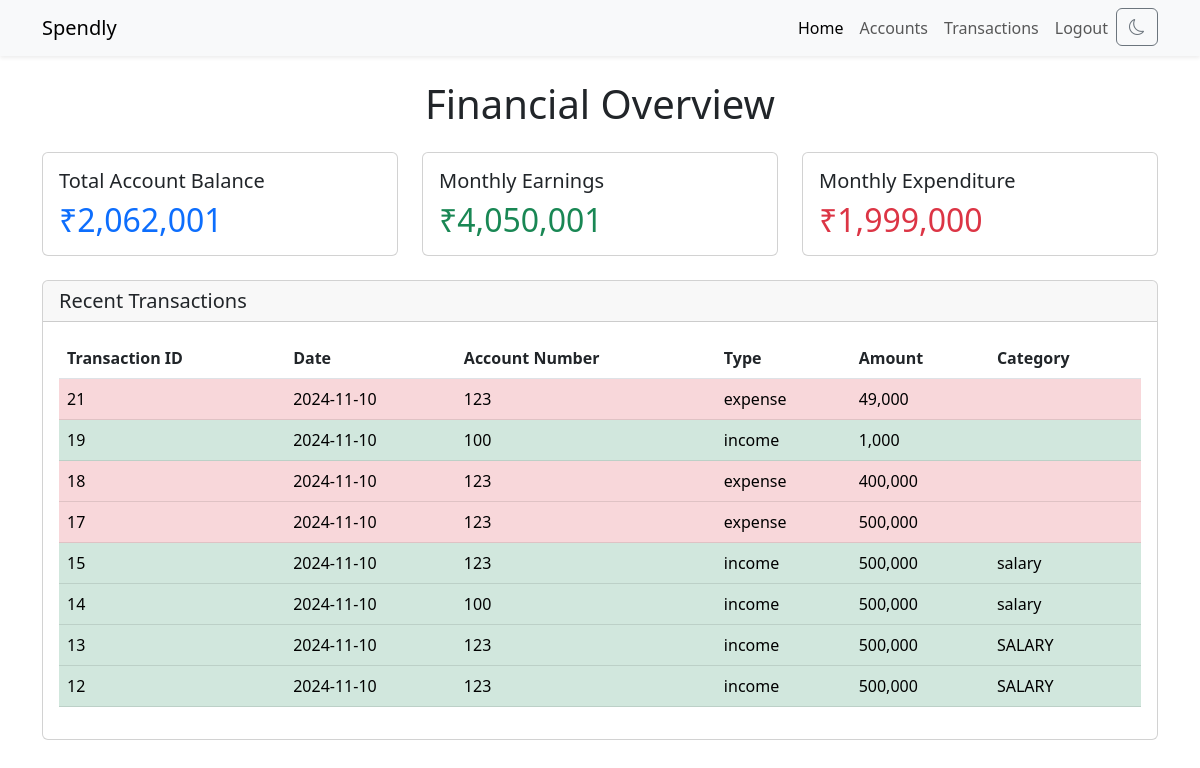
Page / (signed in) on the earlier database version.
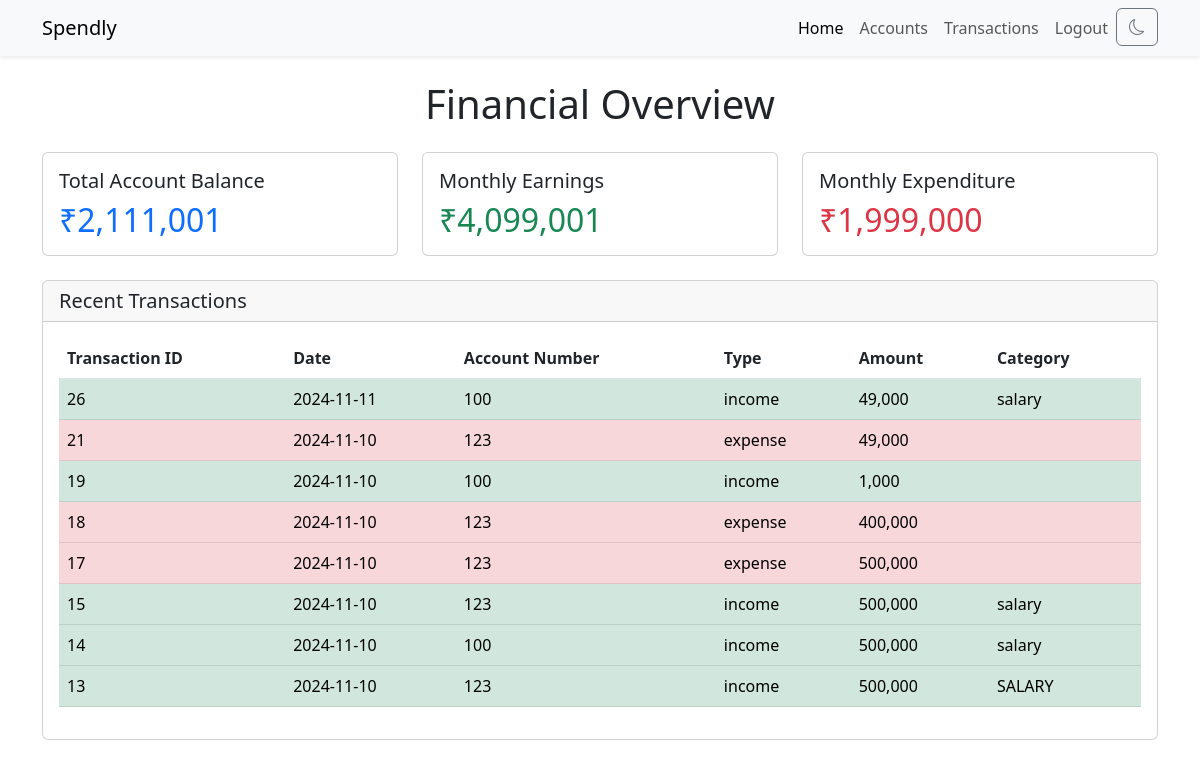
Same page on the later database version.
### app.py (models this page shows, shortened)
class TransactionsTable(db.Model):
    __tablename__ = 'transactions'
    tno = db.Column(db.Integer, primary_key = True, autoincrement = True)
    userid = db.Column(db.Integer, db.ForeignKey("users.id", ondelete='CASCADE'), nullable = False)
    date = db.Column(db.String, nullable = False)
    accno = db.Column(db.Integer, db.ForeignKey("accounts.accno"), nullable = False)
    type = db.Column(db.String, nullable = False)
    amount = db.Column(db.Integer, nullable = False)
    category = db.Column(db.String)

### app.py (the view)
@app.route("/", methods = ["GET", "POST"])
@login_required
def index():
    transactions = TransactionsTable.query.filter_by(userid=current_user.id).order_by(TransactionsTable.date.desc(), TransactionsTable.tno.desc()).all()
    total = sum([i.balance for i in AccountsTable.query.filter_by(userid=current_user.id).all()])
    monthly_income = sum([i.amount if i.type == 'income' else 0 for i in TransactionsTable.query.filter(
        TransactionsTable.userid == current_user.id,
        TransactionsTable.date >= datetime.now() - timedelta(days=30)
    ).all()])
    monthly_expenditure = sum([i.amount if i.type == 'expense' else 0 for i in TransactionsTable.query.filter(
        TransactionsTable.userid == current_user.id,
        TransactionsTable.date >= datetime.now() - timedelta(days=30)
    ).all()])
    return render_template("index.html", transactions=transactions[:8], total=total, monthly_earnings=monthly_income, monthly_expenditure=monthly_expenditure, title='Dashboard')

### app.py (called while the page is built)
@login_manager.user_loader
def load_user(user_id):
    return UsersTable.query.get(int(user_id))

### templates/index.html
{% extends "layout.html" %}
{% block content %}
<div class="container mt-4">
    <h1 class="mb-4 text-center">Financial Overview</h1>
    <div class="row">
        <div class="col-md-4 mb-4">
            <div class="card">
                <div class="card-body">
                    <h5 class="card-title">Total Account Balance</h5>
                    <h2 id="totalBalance" class="card-text text-primary">₹{{"{:,}".format(total)}}</h2>
                </div>
            </div>
        </div>
        <div class="col-md-4 mb-4">
            <div class="card">
                <div class="card-body">
                    <h5 class="card-title">Monthly Earnings</h5>
                    <h2 id="monthlyEarnings" class="card-text text-success">₹{{"{:,}".format(monthly_earnings)}}</h2>
                </div>
            </div>
        </div>
        <div class="col-md-4 mb-4">
            <div class="card">
                <div class="card-body">
                    <h5 class="card-title">Monthly Expenditure</h5>
                    <h2 id="monthlyExpenditure" class="card-text text-danger">₹{{"{:,}".format(monthly_expenditure)}}</h2>
                </div>
            </div>
        </div>
    </div>
    <div class="card mb-4">
        <div class="card-header">
            <h5 class="card-title mb-0">Recent Transactions</h5>
        </div>
        <div class="card-body">
            {% if transactions %}
            <table id="transactionsTable" class="table">
                <thead>
                    <tr>
                        <th scope="col">Transaction ID</th>
                        <th scope="col">Date</th>
                        <th scope="col">Account Number</th>
                        <th scope="col">Type</th>
                        <th scope="col">Amount</th>
                        <th scope="col">Category</th>
                    </tr>
                </thead>
                <tbody>
                    {% for transaction in transactions %}
                    {% if transaction.type == 'income' %}
                        <tr class="table-success">
                    {% else %}
                        <tr class="table-danger">
                    {% endif %}
                            <td>{{transaction.tno}}</td>
                            <td>{{transaction.date}}</td>
                            <td>{{transaction.accno}}</td>
                            <td>{{transaction.type}}</td>
                            <td>{{"{:,}".format(transaction.amount)}}</td>
                            <td>{{transaction.category}}</td>
                        </tr>
                    {% endfor %}
                </tbody>
            </table>
            {% else %}
            <div class="alert alert-info" role="info">
                <i class="fas fa-exclamation-circle"></i> &nbsp; No transactions yet.
            </div>
            {% endif %}
        </div>
    </div>
</div>
{% endblock %}

Differences in the rows shown:
no longer on this page (row unchanged): TransactionsTable: amount "500,000"
added TransactionsTable: amount "49,000"
Other differences:
{{ "{:,}".format(total) }}: "2,062,001" → "2,111,001"
{{ "{:,}".format(monthly_earnings) }}: "4,050,001" → "4,099,001"
